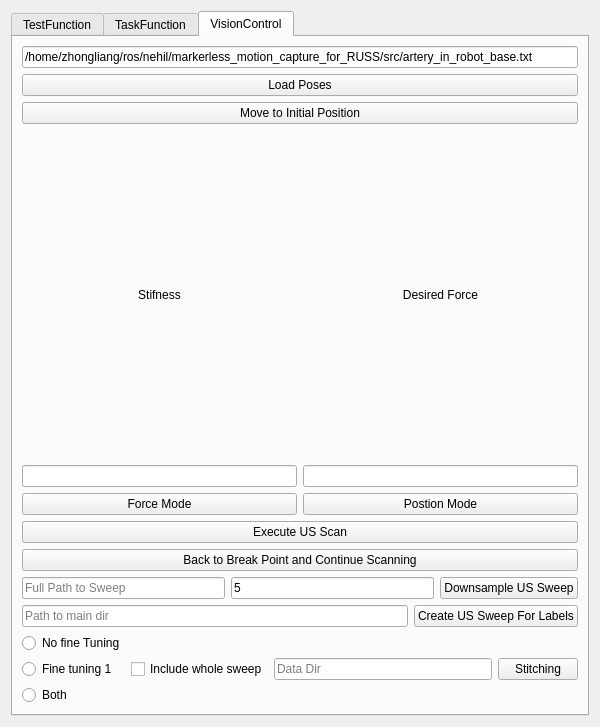
<?xml version="1.0" encoding="UTF-8"?>
<ui version="4.0">
 <class>Controller</class>
 <widget class="QWidget" name="Controller">
  <property name="geometry">
   <rect>
    <x>0</x>
    <y>0</y>
    <width>600</width>
    <height>727</height>
   </rect>
  </property>
  <property name="windowTitle">
   <string>Form</string>
  </property>
  <layout class="QHBoxLayout" name="horizontalLayout">
   <item>
    <widget class="QTabWidget" name="tabWidget">
     <property name="currentIndex">
      <number>2</number>
     </property>
     <widget class="QWidget" name="tab_1">
      <property name="layoutDirection">
       <enum>Qt::LeftToRight</enum>
      </property>
      <attribute name="title">
       <string>TestFunction</string>
      </attribute>
      <layout class="QGridLayout" name="gridLayout_2">
       <item row="3" column="0">
        <layout class="QHBoxLayout" name="horizontalLayout_2">
         <item>
          <widget class="QPushButton" name="pbtnConnect">
           <property name="text">
            <string>Connect</string>
           </property>
          </widget>
         </item>
         <item>
          <widget class="QPushButton" name="pbtnDisconnect">
           <property name="text">
            <string>Disconnect</string>
           </property>
          </widget>
         </item>
        </layout>
       </item>
       <item row="18" column="0">
        <widget class="QPushButton" name="pbtn_test_rotation">
         <property name="text">
          <string>Test Rotation</string>
         </property>
        </widget>
       </item>
       <item row="1" column="0">
        <layout class="QGridLayout" name="gridLayout">
         <item row="4" column="0">
          <widget class="QLabel" name="lblPosAngle">
           <property name="text">
            <string>Ang(rad)</string>
           </property>
          </widget>
         </item>
         <item row="0" column="3">
          <widget class="QLabel" name="lblPosZ">
           <property name="layoutDirection">
            <enum>Qt::LeftToRight</enum>
           </property>
           <property name="text">
            <string>Z</string>
           </property>
           <property name="alignment">
            <set>Qt::AlignCenter</set>
           </property>
          </widget>
         </item>
         <item row="2" column="1">
          <widget class="QLabel" name="lblPosRa">
           <property name="layoutDirection">
            <enum>Qt::LeftToRight</enum>
           </property>
           <property name="text">
            <string>Ra</string>
           </property>
           <property name="alignment">
            <set>Qt::AlignCenter</set>
           </property>
          </widget>
         </item>
         <item row="0" column="2">
          <widget class="QLabel" name="lblPosY">
           <property name="layoutDirection">
            <enum>Qt::LeftToRight</enum>
           </property>
           <property name="text">
            <string>Y</string>
           </property>
           <property name="alignment">
            <set>Qt::AlignCenter</set>
           </property>
          </widget>
         </item>
         <item row="1" column="0">
          <widget class="QLabel" name="lblPosDistance">
           <property name="text">
            <string>Pos(mm)</string>
           </property>
          </widget>
         </item>
         <item row="0" column="1">
          <widget class="QLabel" name="lblPosX">
           <property name="layoutDirection">
            <enum>Qt::LeftToRight</enum>
           </property>
           <property name="text">
            <string>X</string>
           </property>
           <property name="alignment">
            <set>Qt::AlignCenter</set>
           </property>
          </widget>
         </item>
         <item row="1" column="1">
          <widget class="QLineEdit" name="ledtPosX"/>
         </item>
         <item row="1" column="2">
          <widget class="QLineEdit" name="ledtPosY"/>
         </item>
         <item row="1" column="3">
          <widget class="QLineEdit" name="ledtPosZ"/>
         </item>
         <item row="2" column="2">
          <widget class="QLabel" name="lblPosRb">
           <property name="layoutDirection">
            <enum>Qt::LeftToRight</enum>
           </property>
           <property name="text">
            <string>Rb</string>
           </property>
           <property name="alignment">
            <set>Qt::AlignCenter</set>
           </property>
          </widget>
         </item>
         <item row="2" column="3">
          <widget class="QLabel" name="lblPosRc">
           <property name="layoutDirection">
            <enum>Qt::LeftToRight</enum>
           </property>
           <property name="text">
            <string>Rc</string>
           </property>
           <property name="alignment">
            <set>Qt::AlignCenter</set>
           </property>
          </widget>
         </item>
         <item row="4" column="1">
          <widget class="QLineEdit" name="ledtAngRa"/>
         </item>
         <item row="4" column="2">
          <widget class="QLineEdit" name="ledtAngRb"/>
         </item>
         <item row="4" column="3">
          <widget class="QLineEdit" name="ledtAngRc"/>
         </item>
         <item row="5" column="3">
          <widget class="QPushButton" name="pbtnExcuteCmd">
           <property name="text">
            <string>Excute Cmd</string>
           </property>
          </widget>
         </item>
         <item row="5" column="2">
          <widget class="QCheckBox" name="chbRecordWrench">
           <property name="text">
            <string>Record Wrench</string>
           </property>
          </widget>
         </item>
         <item row="5" column="1">
          <widget class="QCheckBox" name="chbUpdateState">
           <property name="text">
            <string>Update</string>
           </property>
          </widget>
         </item>
        </layout>
       </item>
       <item row="11" column="0">
        <layout class="QHBoxLayout" name="horizontalLayout_13">
         <item>
          <widget class="QLineEdit" name="ledtSliceIndex">
           <property name="placeholderText">
            <string>Index in Sweep</string>
           </property>
          </widget>
         </item>
         <item>
          <widget class="QPushButton" name="pbtnComputerConfiMap">
           <property name="text">
            <string>Compute Confi Map</string>
           </property>
          </widget>
         </item>
        </layout>
       </item>
       <item row="9" column="0">
        <layout class="QHBoxLayout" name="horizontalLayout_8">
         <property name="topMargin">
          <number>0</number>
         </property>
         <item>
          <widget class="QLineEdit" name="ledt_full_path_to_imf">
           <property name="placeholderText">
            <string>Full path to an .imf file</string>
           </property>
          </widget>
         </item>
         <item>
          <widget class="QPushButton" name="pbtnLoadSweep_imf">
           <property name="text">
            <string>Load imf sweep</string>
           </property>
          </widget>
         </item>
        </layout>
       </item>
       <item row="4" column="0">
        <layout class="QVBoxLayout" name="verticalLayout_3">
         <item>
          <widget class="QPushButton" name="pbtnSaveHome">
           <property name="text">
            <string>Save Home</string>
           </property>
          </widget>
         </item>
         <item>
          <widget class="QPushButton" name="pbtnSaveOut">
           <property name="text">
            <string>Save Out</string>
           </property>
          </widget>
         </item>
         <item>
          <widget class="QPushButton" name="pbtnGoHome">
           <property name="text">
            <string>GoHome</string>
           </property>
          </widget>
         </item>
         <item>
          <widget class="QPushButton" name="pbtnGoOut">
           <property name="text">
            <string>GoOut</string>
           </property>
          </widget>
         </item>
        </layout>
       </item>
       <item row="7" column="0">
        <widget class="QPushButton" name="pbtnStartUSStream">
         <property name="text">
          <string>Start US Stream</string>
         </property>
        </widget>
       </item>
       <item row="16" column="0">
        <layout class="QHBoxLayout" name="horizontalLayout_4">
         <property name="topMargin">
          <number>0</number>
         </property>
         <item>
          <widget class="QLineEdit" name="ledt_trajectory_file_to_write">
           <property name="text">
            <string>/home/zhongliang/ros/nehil/markerless_motion_capture_for_RUSS/src/artery_in_robot_base.txt</string>
           </property>
          </widget>
         </item>
         <item>
          <widget class="QPushButton" name="pbtnWriteCurrRobotPose">
           <property name="text">
            <string>Write Current Pose to a File</string>
           </property>
          </widget>
         </item>
        </layout>
       </item>
       <item row="13" column="0">
        <widget class="QPushButton" name="pbtnVisualizeConfimap">
         <property name="text">
          <string>Visualize Confimap</string>
         </property>
        </widget>
       </item>
       <item row="0" column="0">
        <layout class="QGridLayout" name="gridLayout_5">
         <item row="1" column="3">
          <widget class="QLineEdit" name="ledtForceZ"/>
         </item>
         <item row="0" column="1">
          <widget class="QLabel" name="lblForceX">
           <property name="text">
            <string>FX</string>
           </property>
           <property name="alignment">
            <set>Qt::AlignCenter</set>
           </property>
          </widget>
         </item>
         <item row="0" column="3">
          <widget class="QLabel" name="lblForceZ">
           <property name="text">
            <string>FZ</string>
           </property>
           <property name="alignment">
            <set>Qt::AlignCenter</set>
           </property>
          </widget>
         </item>
         <item row="0" column="2">
          <widget class="QLabel" name="lblForceY">
           <property name="text">
            <string>FY</string>
           </property>
           <property name="alignment">
            <set>Qt::AlignCenter</set>
           </property>
          </widget>
         </item>
         <item row="2" column="2">
          <widget class="QLabel" name="lblToqueY">
           <property name="text">
            <string>TY</string>
           </property>
           <property name="alignment">
            <set>Qt::AlignCenter</set>
           </property>
          </widget>
         </item>
         <item row="1" column="1">
          <widget class="QLineEdit" name="ledtForceX"/>
         </item>
         <item row="2" column="3">
          <widget class="QLabel" name="lblToqueZ">
           <property name="text">
            <string>TZ</string>
           </property>
           <property name="alignment">
            <set>Qt::AlignCenter</set>
           </property>
          </widget>
         </item>
         <item row="2" column="1">
          <widget class="QLabel" name="lblToqueX">
           <property name="text">
            <string>TX</string>
           </property>
           <property name="alignment">
            <set>Qt::AlignCenter</set>
           </property>
          </widget>
         </item>
         <item row="1" column="0">
          <widget class="QLabel" name="lblForce">
           <property name="text">
            <string>Force(N)</string>
           </property>
           <property name="alignment">
            <set>Qt::AlignCenter</set>
           </property>
          </widget>
         </item>
         <item row="1" column="2">
          <widget class="QLineEdit" name="ledtForceY"/>
         </item>
         <item row="3" column="0">
          <widget class="QLabel" name="lblToque">
           <property name="text">
            <string>Toque(XX)</string>
           </property>
           <property name="alignment">
            <set>Qt::AlignCenter</set>
           </property>
          </widget>
         </item>
         <item row="3" column="1">
          <widget class="QLineEdit" name="ledtToqueX"/>
         </item>
         <item row="3" column="2">
          <widget class="QLineEdit" name="ledtToqueY"/>
         </item>
         <item row="3" column="3">
          <widget class="QLineEdit" name="ledtToqueZ"/>
         </item>
        </layout>
       </item>
       <item row="6" column="0">
        <widget class="QPushButton" name="pbtnStopUSStream">
         <property name="text">
          <string>Stop US Stream</string>
         </property>
        </widget>
       </item>
       <item row="5" column="0">
        <widget class="QPushButton" name="pbtnInitROS">
         <property name="text">
          <string>Initialize ROS</string>
         </property>
        </widget>
       </item>
      </layout>
     </widget>
     <widget class="QWidget" name="tab_2">
      <attribute name="title">
       <string>TaskFunction</string>
      </attribute>
      <layout class="QVBoxLayout" name="verticalLayout_2">
       <item>
        <layout class="QGridLayout" name="gridLayout_6">
         <item row="0" column="0">
          <widget class="QLabel" name="label">
           <property name="text">
            <string>Initial start angle of Fan motion:</string>
           </property>
          </widget>
         </item>
         <item row="3" column="0">
          <widget class="QPushButton" name="pbtnGoFanStart">
           <property name="text">
            <string>Move to Initial Pose of Fan Motion</string>
           </property>
          </widget>
         </item>
         <item row="2" column="0">
          <widget class="QComboBox" name="cmbFanStartRotationAxis">
           <property name="editable">
            <bool>false</bool>
           </property>
           <property name="currentText">
            <string>Rotation X</string>
           </property>
           <item>
            <property name="text">
             <string>Rotation X</string>
            </property>
           </item>
           <item>
            <property name="text">
             <string>Rotation Y</string>
            </property>
           </item>
          </widget>
         </item>
         <item row="1" column="0">
          <widget class="QLineEdit" name="ledtFanStartAngle"/>
         </item>
        </layout>
       </item>
       <item>
        <layout class="QVBoxLayout" name="verticalLayout">
         <item>
          <widget class="QComboBox" name="cmbFanMotionType">
           <property name="layoutDirection">
            <enum>Qt::LeftToRight</enum>
           </property>
           <property name="editable">
            <bool>false</bool>
           </property>
           <item>
            <property name="text">
             <string>Continous Fan Motion</string>
            </property>
           </item>
           <item>
            <property name="text">
             <string>Step Fan Motion</string>
            </property>
           </item>
          </widget>
         </item>
         <item>
          <widget class="QComboBox" name="cmbRotationAxis">
           <item>
            <property name="text">
             <string>Rotation X</string>
            </property>
           </item>
           <item>
            <property name="text">
             <string>Rotation Y</string>
            </property>
           </item>
          </widget>
         </item>
         <item>
          <widget class="QComboBox" name="cmbRotationStep">
           <property name="currentIndex">
            <number>1</number>
           </property>
           <item>
            <property name="text">
             <string>1 degree</string>
            </property>
           </item>
           <item>
            <property name="text">
             <string>2 degree</string>
            </property>
           </item>
           <item>
            <property name="text">
             <string>3 degree</string>
            </property>
           </item>
           <item>
            <property name="text">
             <string>4 degree</string>
            </property>
           </item>
           <item>
            <property name="text">
             <string>5 degree</string>
            </property>
           </item>
          </widget>
         </item>
         <item>
          <widget class="QPushButton" name="pbtnFanMotion">
           <property name="text">
            <string>Fan Motion</string>
           </property>
          </widget>
         </item>
        </layout>
       </item>
      </layout>
     </widget>
     <widget class="QWidget" name="VisionControl">
      <attribute name="title">
       <string>VisionControl</string>
      </attribute>
      <layout class="QGridLayout" name="gridLayout_4">
       <item row="0" column="0">
        <widget class="QLineEdit" name="ledt_poses_file_path">
         <property name="text">
          <string>/home/zhongliang/ros/nehil/markerless_motion_capture_for_RUSS/src/artery_in_robot_base.txt</string>
         </property>
        </widget>
       </item>
       <item row="12" column="0">
        <layout class="QHBoxLayout" name="horizontalLayout_6">
         <item>
          <widget class="QLineEdit" name="ledtSweepPath">
           <property name="inputMask">
            <string/>
           </property>
           <property name="text">
            <string/>
           </property>
           <property name="placeholderText">
            <string>Full Path to Sweep</string>
           </property>
          </widget>
         </item>
         <item>
          <widget class="QLineEdit" name="ledtDownsamplingParam">
           <property name="text">
            <string>5</string>
           </property>
           <property name="placeholderText">
            <string>Select every n frame</string>
           </property>
          </widget>
         </item>
         <item>
          <widget class="QPushButton" name="pbtnDownsampleSweep">
           <property name="text">
            <string>Downsample US Sweep</string>
           </property>
          </widget>
         </item>
        </layout>
       </item>
       <item row="4" column="0">
        <layout class="QHBoxLayout" name="horizontalLayout_3">
         <item>
          <widget class="QPushButton" name="pbtnForceMode">
           <property name="text">
            <string>Force Mode</string>
           </property>
          </widget>
         </item>
         <item>
          <widget class="QPushButton" name="pbtnPositionMode">
           <property name="text">
            <string>Postion Mode</string>
           </property>
          </widget>
         </item>
        </layout>
       </item>
       <item row="13" column="0">
        <layout class="QHBoxLayout" name="horizontalLayout_9">
         <item>
          <widget class="QLineEdit" name="ledtMainDir">
           <property name="placeholderText">
            <string>Path to main dir</string>
           </property>
          </widget>
         </item>
         <item>
          <widget class="QPushButton" name="pbtnCreateUSForLabelsWithoutStich">
           <property name="text">
            <string>Create US Sweep For Labels</string>
           </property>
          </widget>
         </item>
        </layout>
       </item>
       <item row="6" column="0">
        <widget class="QPushButton" name="pbtnContinueScan">
         <property name="text">
          <string>Back to Break Point and Continue Scanning</string>
         </property>
        </widget>
       </item>
       <item row="5" column="0">
        <layout class="QHBoxLayout" name="horizontalLayout_5">
         <item>
          <widget class="QPushButton" name="pbtnExecScan">
           <property name="text">
            <string>Execute US Scan</string>
           </property>
          </widget>
         </item>
        </layout>
       </item>
       <item row="2" column="0">
        <widget class="QPushButton" name="pbtnGoIntiPos">
         <property name="text">
          <string>Move to Initial Position</string>
         </property>
        </widget>
       </item>
       <item row="1" column="0">
        <widget class="QPushButton" name="pbtnReadPosesFromFile">
         <property name="text">
          <string>Load Poses</string>
         </property>
        </widget>
       </item>
       <item row="3" column="0">
        <layout class="QGridLayout" name="gridLayout_3">
         <item row="2" column="0">
          <widget class="QLineEdit" name="ledtStiffness"/>
         </item>
         <item row="2" column="1">
          <widget class="QLineEdit" name="ledtDesiredForce"/>
         </item>
         <item row="0" column="0">
          <widget class="QLabel" name="lblStiffness">
           <property name="text">
            <string>Stifness</string>
           </property>
           <property name="alignment">
            <set>Qt::AlignCenter</set>
           </property>
          </widget>
         </item>
         <item row="0" column="1">
          <widget class="QLabel" name="lblSesiredForce">
           <property name="text">
            <string>Desired Force</string>
           </property>
           <property name="alignment">
            <set>Qt::AlignCenter</set>
           </property>
          </widget>
         </item>
        </layout>
       </item>
       <item row="15" column="0">
        <layout class="QHBoxLayout" name="horizontalLayout_7">
         <item>
          <layout class="QVBoxLayout" name="verticalLayout_6">
           <item>
            <widget class="QRadioButton" name="rbtn_no_fine_tuning">
             <property name="text">
              <string>No fine Tuning</string>
             </property>
            </widget>
           </item>
           <item>
            <widget class="QRadioButton" name="rbtn_fine_tuning_1">
             <property name="text">
              <string>Fine tuning 1</string>
             </property>
            </widget>
           </item>
           <item>
            <widget class="QRadioButton" name="rbtn_both_fine_tunings">
             <property name="text">
              <string>Both</string>
             </property>
            </widget>
           </item>
          </layout>
         </item>
         <item>
          <widget class="QCheckBox" name="checkBox_include_whole_sweep">
           <property name="text">
            <string>Include whole sweep</string>
           </property>
          </widget>
         </item>
         <item>
          <widget class="QLineEdit" name="ledtDataDir">
           <property name="placeholderText">
            <string>Data Dir</string>
           </property>
          </widget>
         </item>
         <item>
          <widget class="QPushButton" name="pbtn_stitching">
           <property name="text">
            <string>Stitching</string>
           </property>
          </widget>
         </item>
        </layout>
       </item>
      </layout>
     </widget>
    </widget>
   </item>
  </layout>
 </widget>
 <resources/>
 <connections/>
</ui>
